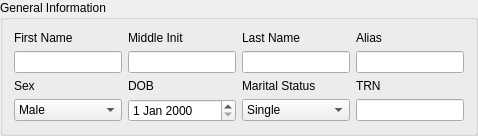
                      <widget class="QGroupBox" name="grpGeneralInfomation">
                       <property name="enabled">
                        <bool>true</bool>
                       </property>
                       <property name="sizePolicy">
                        <sizepolicy hsizetype="Expanding" vsizetype="Preferred">
                         <horstretch>0</horstretch>
                         <verstretch>0</verstretch>
                        </sizepolicy>
                       </property>
                       <property name="font">
                        <font>
                         <weight>50</weight>
                         <bold>false</bold>
                        </font>
                       </property>
                       <property name="title">
                        <string>General Information</string>
                       </property>
                       <layout class="QGridLayout" name="gridLayout">
                        <item row="0" column="0">
                         <widget class="QLabel" name="label">
                          <property name="text">
                           <string>First Name</string>
                          </property>
                         </widget>
                        </item>
                        <item row="0" column="1">
                         <widget class="QLabel" name="label_2">
                          <property name="text">
                           <string>Middle Init</string>
                          </property>
                         </widget>
                        </item>
                        <item row="0" column="2">
                         <widget class="QLabel" name="label_3">
                          <property name="text">
                           <string>Last Name</string>
                          </property>
                         </widget>
                        </item>
                        <item row="0" column="3">
                         <widget class="QLabel" name="label_6">
                          <property name="text">
                           <string>Alias</string>
                          </property>
                         </widget>
                        </item>
                        <item row="1" column="0">
                         <widget class="QLineEdit" name="lineEditFirstName">
                          <property name="enabled">
                           <bool>true</bool>
                          </property>
                          <property name="clearButtonEnabled">
                           <bool>false</bool>
                          </property>
                         </widget>
                        </item>
                        <item row="1" column="1">
                         <widget class="QLineEdit" name="lineEditMiddleInit">
                          <property name="enabled">
                           <bool>true</bool>
                          </property>
                         </widget>
                        </item>
                        <item row="1" column="2">
                         <widget class="QLineEdit" name="lineEditLastName">
                          <property name="enabled">
                           <bool>true</bool>
                          </property>
                         </widget>
                        </item>
                        <item row="1" column="3">
                         <widget class="QLineEdit" name="lineAlias">
                          <property name="enabled">
                           <bool>true</bool>
                          </property>
                         </widget>
                        </item>
                        <item row="2" column="0">
                         <widget class="QLabel" name="label_7">
                          <property name="text">
                           <string>Sex</string>
                          </property>
                         </widget>
                        </item>
                        <item row="2" column="1">
                         <widget class="QLabel" name="label_8">
                          <property name="text">
                           <string>DOB</string>
                          </property>
                         </widget>
                        </item>
                        <item row="2" column="2">
                         <widget class="QLabel" name="label_9">
                          <property name="text">
                           <string>Marital Status</string>
                          </property>
                         </widget>
                        </item>
                        <item row="2" column="3">
                         <widget class="QLabel" name="label_14">
                          <property name="text">
                           <string>TRN</string>
                          </property>
                         </widget>
                        </item>
                        <item row="3" column="0">
                         <widget class="QComboBox" name="cbosex">
                          <property name="enabled">
                           <bool>true</bool>
                          </property>
                          <property name="currentText">
                           <string>Male</string>
                          </property>
                          <item>
                           <property name="text">
                            <string>Male</string>
                           </property>
                          </item>
                          <item>
                           <property name="text">
                            <string>Female</string>
                           </property>
                          </item>
                         </widget>
                        </item>
                        <item row="3" column="1">
                         <widget class="QDateEdit" name="dateDOB">
                          <property name="enabled">
                           <bool>true</bool>
                          </property>
                         </widget>
                        </item>
                        <item row="3" column="2">
                         <widget class="QComboBox" name="cboMaritalStatus">
                          <property name="enabled">
                           <bool>true</bool>
                          </property>
                          <item>
                           <property name="text">
                            <string>Single</string>
                           </property>
                          </item>
                          <item>
                           <property name="text">
                            <string>Married</string>
                           </property>
                          </item>
                          <item>
                           <property name="text">
                            <string>Divorced</string>
                           </property>
                          </item>
                         </widget>
                        </item>
                        <item row="3" column="3">
                         <widget class="QLineEdit" name="lineEditTRN">
                          <property name="enabled">
                           <bool>true</bool>
                          </property>
                         </widget>
                        </item>
                       </layout>
                      </widget>
